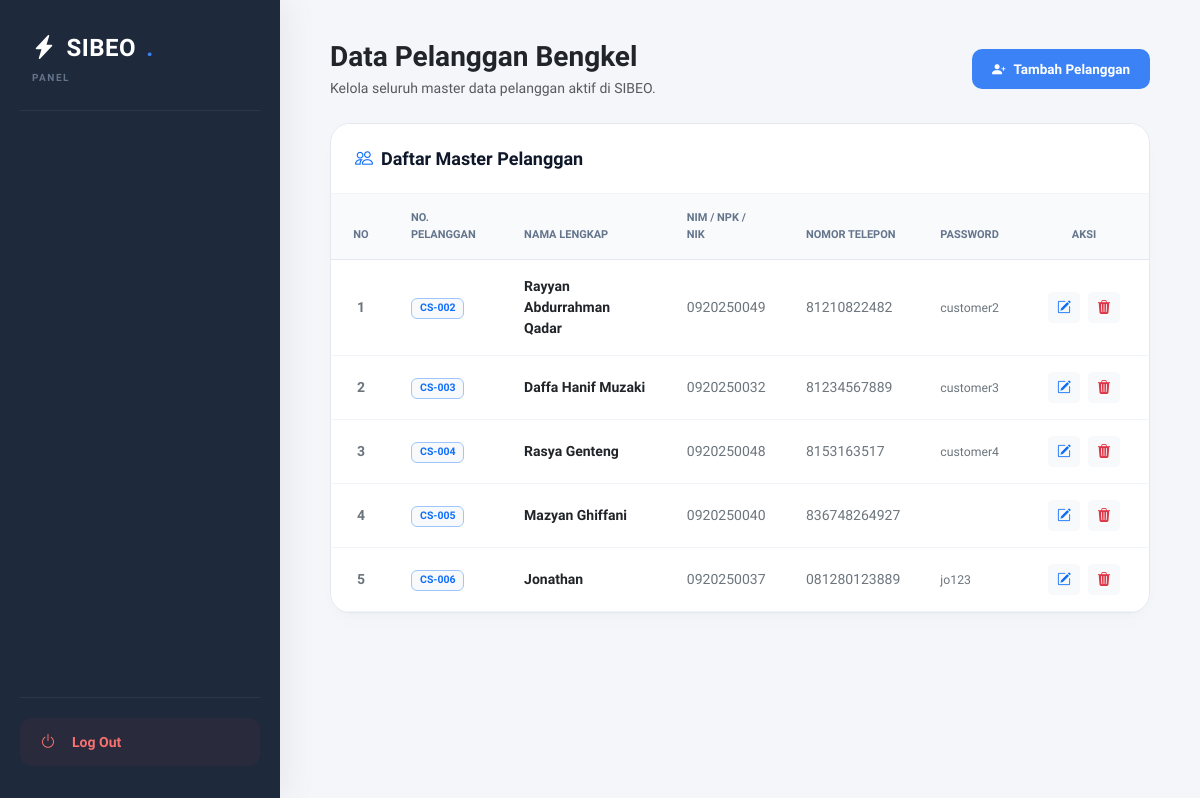
Page /admin/pelanggan.php on the committed database.
### tables this page shows
CREATE TABLE `tbl_pelanggan` (
  `id_pelanggan` int(11) NOT NULL,
  `nomor_pelanggan` varchar(20) NOT NULL,
  `nama_lengkap` varchar(100) NOT NULL,
  `nik` varchar(16) NOT NULL,
  `no_telepon` varchar(15) NOT NULL,
  `email` varchar(100) NOT NULL,
  `alamat` text NOT NULL,
  `password` varchar(50) NOT NULL,
  `status` enum('aktif','nonaktif') NOT NULL DEFAULT 'aktif',
  `created_at` timestamp NOT NULL DEFAULT current_timestamp()
);

### admin/pelanggan.php (the view, shortened to what this page needs)
<?php
include "../config/koneksi.php";
function safe_text($value) {
    return htmlspecialchars((string)$value, ENT_QUOTES, 'UTF-8');
}
?>
<!DOCTYPE html>
<html lang="id">
<head>
    <link href="https://cdn.jsdelivr.net/npm/bootstrap@5.3.0/dist/css/bootstrap.min.css" rel="stylesheet">
    <link rel="stylesheet" href="https://cdn.jsdelivr.net/npm/bootstrap-icons@1.11.1/font/bootstrap-icons.css">
</head>
<body>
<div class="layout-wrapper">
    <?php include '../includes/sidebar.php'; ?>
    <div class="main-canvas">
        <div class="d-flex justify-content-between align-items-center mb-4">
            <div>
                <h3 class="fw-bold text-dark m-0">Data Pelanggan Bengkel</h3>
                <p class="text-muted small m-0 mt-1">Kelola seluruh master data pelanggan aktif di SIBEO.</p>
            </div>
            <button type="button" class="btn btn-premium-primary" data-bs-toggle="modal" data-bs-target="#modalTambah">
                <i class="bi bi-person-plus-fill"></i>Tambah Pelanggan
            </button>
        </div>
        <div class="data-card-premium">
            <div class="data-card-header">
                <h5 class="data-card-title"><i class="bi bi-people text-primary me-2"></i>Daftar Master Pelanggan</h5>
            </div>
            <div class="table-responsive">
                <table class="table table-hover table-premium align-middle mb-0">
                    <thead>
                        <tr>
                            <th style="width: 60px;" class="text-center">No</th>
                            <th>No. Pelanggan</th>
                            <th>Nama Lengkap</th>
                            <th>NIM / NPK / NIK</th>
                            <th>Nomor Telepon</th>
                            <th>Password</th>
                            <th style="width: 130px;" class="text-center">Aksi</th>
                        </tr>
                    </thead>
                    <tbody>
                        <?php
                        $no = 1;
                        $query_pelanggan = mysqli_query($koneksi, "SELECT * FROM tbl_pelanggan ORDER BY id_pelanggan ASC");
                        if ($query_pelanggan && mysqli_num_rows($query_pelanggan) > 0) {
                            while ($data = mysqli_fetch_assoc($query_pelanggan)) {
                                ?>
                                <tr>
                                    <td class="text-center text-secondary fw-semibold"><?= $no++; ?></td>
                                    <td><span class="badge bg-light text-primary border border-primary-subtle px-2 py-1 fw-bold"><?= safe_text($data['nomor_pelanggan']); ?></span></td>
                                    <td><strong class="text-dark"><?= safe_text($data['nama_lengkap']); ?></strong></td>
                                    <td><span class="text-secondary"><?= safe_text($data['nik']); ?></span></td>
                                    <td><span class="text-secondary"><?= safe_text($data['no_telepon']); ?></span></td>
                                    <td><code class="text-secondary"><?= safe_text($data['password']); ?></code></td>
                                    <td class="text-center">
                                        <div class="d-flex justify-content-center gap-2">
                                            <button type="button"
                                                    class="btn btn-sm btn-light text-primary fw-bold px-2 btn-edit-trigger"
                                                    data-id="<?= $data['id_pelanggan']; ?>"
                                                    data-nopel="<?= safe_text($data['nomor_pelanggan']); ?>"
                                                    data-nama="<?= safe_text($data['nama_lengkap']); ?>"
                                                    data-nik="<?= safe_text($data['nik']); ?>"
                                                    data-telp="<?= safe_text($data['no_telepon']); ?>"
                                                    data-pass="<?= safe_text($data['password']); ?>"
                                                    data-bs-toggle="modal"
                                                    data-bs-target="#modalEdit">
                                                <i class="bi bi-pencil-square"></i>
                                            </button>
                                            <a href="pelanggan.php?hapus=<?= $data['id_pelanggan']; ?>" class="btn btn-sm btn-light text-danger fw-bold px-2" onclick="return confirm('Hapus data pelanggan ini?')">
                                                <i class="bi bi-trash3-fill"></i>
                                            </a>
                                        </div>
                                    </td>
                                </tr>
                                <?php
                            }
                        } else {
                            echo "<tr><td colspan='7' class='text-center text-muted py-5 small'><i class='bi bi-folder-x d-block fs-2 mb-2 opacity-50'></i>Belum ada data pelanggan di database.</td></tr>";
                        }
                        ?>
                    </tbody>
                </table>
            </div>
        </div>
    </div>
</div>
</body>
</html>

### admin/pelanggan.php (style rules this page uses)
:root { --bg-body: #f4f6f9; --sidebar-bg: #1e293b; --sidebar-color: #94a3b8; --sidebar-active: #3b82f6; --text-dark: #0f172a; --card-shadow: 0 10px 25px -5px rgba(0, 0, 0, 0.02), 0 8px 10px -6px rgba(0, 0, 0, 0.02); }
* { font-family: 'Plus Jakarta Sans', sans-serif !important; }
body { background-color: var(--bg-body); color: #334155; overflow-x: hidden; }
.layout-wrapper { display: flex; min-height: 100vh; }
.main-canvas { flex-grow: 1; padding: 40px 50px; max-width: calc(100% - 280px); }
.data-card-premium { background: #ffffff; border-radius: 20px; border: 1px solid #e2e8f0; box-shadow: var(--card-shadow); overflow: hidden; }
.data-card-header { padding: 24px; background: #ffffff; border-bottom: 1px solid #f1f5f9; }
.data-card-title { font-size: 18px; font-weight: 700; color: var(--text-dark); margin: 0; }
.table-premium thead th { background: #f8fafc; color: #64748b; font-size: 11px; font-weight: 700; text-transform: uppercase; padding: 16px 20px; border-bottom: 1px solid #e2e8f0; }
.table-premium tbody td { padding: 16px 20px; border-bottom: 1px solid #f1f5f9; font-size: 14px; color: #334155; }
.btn-premium-primary { background-color: var(--sidebar-active); color: #ffffff; border: none; border-radius: 10px; padding: 10px 20px; font-size: 13.5px; font-weight: 600; transition: all 0.2s ease; display: inline-flex; align-items: center; gap: 8px; }

### rows in the picture
tbl_pelanggan: nomor_pelanggan "CS-002", nama_lengkap "Rayyan Abdurrahman Qadar", nik "0920250049", no_telepon "81210822482", password "customer2"
tbl_pelanggan: nomor_pelanggan "CS-003", nama_lengkap "Daffa Hanif Muzaki", nik "0920250032", no_telepon "81234567889", password "customer3"
tbl_pelanggan: nomor_pelanggan "CS-004", nama_lengkap "Rasya Genteng", nik "0920250048", no_telepon "8153163517", password "customer4"
tbl_pelanggan: nomor_pelanggan "CS-005", nama_lengkap "Mazyan Ghiffani", nik "0920250040", no_telepon "836748264927"
tbl_pelanggan: nomor_pelanggan "CS-006", nama_lengkap "Jonathan", nik "0920250037", no_telepon "081280123889", password "jo123"
